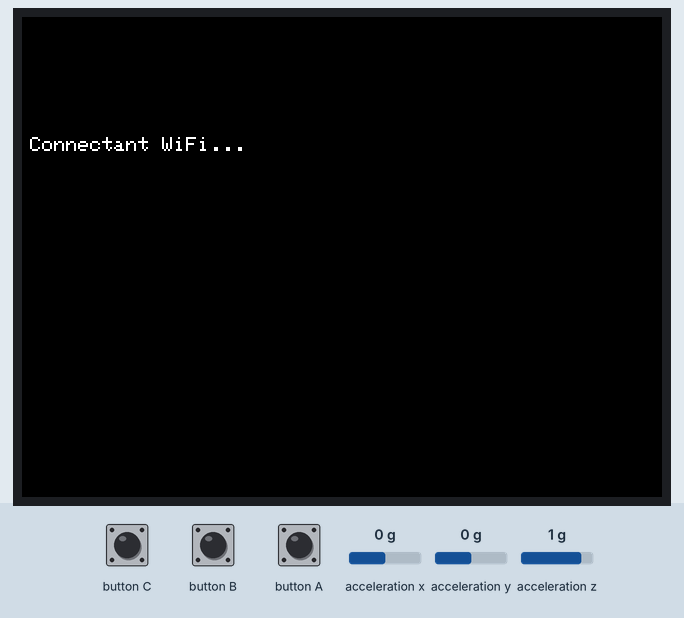
Simulated run of this sketch. Board: ESP32-S3. On the bench: 320×240 colour display. The inputs (shaded band) are chosen by the test bench; at power-on: acceleration y 0 g, acceleration x 0 g, acceleration z 1 g. WiFi joins after 1.5 s; servers stay silent unless stated; random numbers use the default seed unless the sketch sets one; not simulated (calls return 0 or success): secrets.h; what the sketch prints to the serial monitor is not drawn.

Above: at 0.3 s.
At 3.1 s:
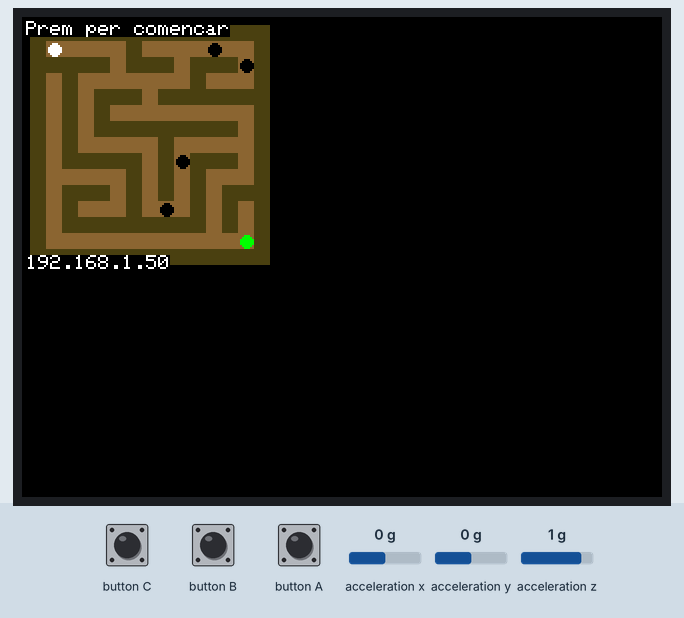
3.2 s: button A pressed for 1 s
At 3.8 s:
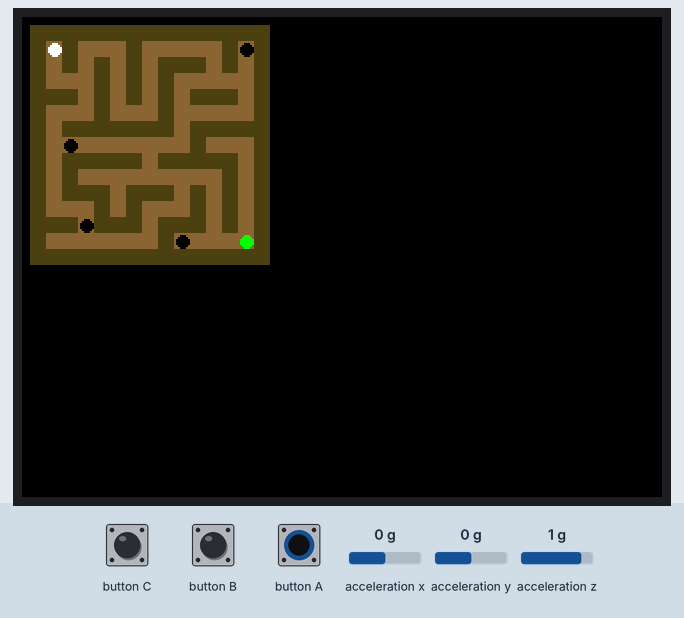
5.7 s: acceleration y set to 0.8 g
8.5 s: acceleration x set to -1.4 g
11.5 s: acceleration x set to -0.8 g
Timing chart, 0 to 14.5 s (numbered marks = the images above; inputs shaded):
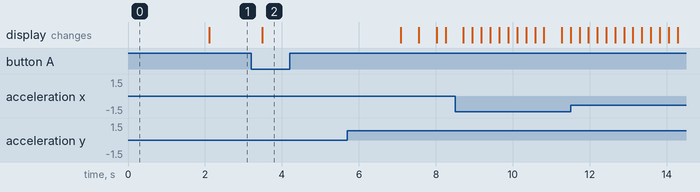

The sketch:

laberint.ino
```cpp
#include <M5Unified.h>
#include <WiFi.h>
#include <WiFiClientSecure.h>
#include <HTTPClient.h>
#include <WebServer.h>
#include <ESPmDNS.h>
#include <WebSocketsServer.h>

#include "secrets.h"

const int N = 15;
const int CEL = 8;
const int OFF = (128 - N * CEL) / 2;
const int FORATS = 4;
const int PARETS_EXTRA = 10;
char MAPA[N][N + 1];

const float RB = 2.8;
const float GRAVETAT = 260.0;
const float FREGAMENT = 0.985;
const float REBOT = 0.3;
const float VMAX = 120.0;
const float SUAVITZAT = 0.6;
const unsigned long PERIODE_MS = 20;
const unsigned long TEMPS_MAX_MS = 180000;

M5Canvas canvas(&M5.Display);
M5Canvas fons(&M5.Display);
WebServer server(80);
WebSocketsServer ws(81);

enum Estat { ESPERANT, JUGANT, ENVIANT, FINAL };
Estat estat = ESPERANT;

float fx = 0, fy = 0;
float ax0 = 0, ay0 = 0;
float bx, by, vx = 0, vy = 0;
float sx, sy;
int   caigudes = 0;
bool  guanyat = false;
bool  enviatOk = false;
unsigned long inici = 0, tempsFinal = 0, ultimaLectura = 0;
bool  volComencar = false;

void generaLaberint();
void dibuixaFons();

const char PAGINA[] PROGMEM = R"rawliteral(
<!doctype html><html lang="ca"><head><meta charset="utf-8">
<meta name="viewport" content="width=device-width,initial-scale=1">
<title>Laberint</title>
<style>
body{margin:0;background:#1a1410;color:#f3e6d0;font-family:system-ui,sans-serif;text-align:center}
h1{font-size:1.6rem;margin:14px 0 4px;letter-spacing:.05em}
#marcador{display:flex;justify-content:center;gap:48px;font-size:1.1rem;color:#c9b89c}
.num{font-size:2.8rem;font-weight:700;color:#fff}
#marc{display:inline-block;padding:14px;border-radius:18px;background:linear-gradient(145deg,#a06a35,#6e4320);box-shadow:0 12px 40px #000a;margin-top:8px}
canvas{display:block;width:min(88vw,56vh);height:min(88vw,56vh);border-radius:8px}
#msg{font-size:1.6rem;min-height:2em;margin:10px 4px 0}
button{font-size:1.6rem;padding:16px 48px;border:0;border-radius:14px;background:#2e7dff;color:#fff;margin:6px;cursor:pointer}
</style></head><body>
<h1>LABERINT</h1>
<div id="marcador">
  <div><div class="num" id="temps">0.0</div>segons</div>
  <div><div class="num" id="caig">0</div>caigudes</div>
</div>
<div id="marc"><canvas id="c" width="640" height="640"></canvas></div>
<div id="msg"></div>
<button id="b" onclick="comencar()">Comencar</button>
<script>
const c=document.getElementById('c'),g=c.getContext('2d'),$=id=>document.getElementById(id);
let mapa=null,S=5,cel=8,d=null,pos=null,caigAnt=0,flash=0;
let ws;
function connecta(){
  ws=new WebSocket('ws://'+location.hostname+':81/');
  ws.onmessage=e=>{
    ultim=Date.now();
    const m=JSON.parse(e.data);
    if(m.files){ mapa=m.files; cel=m.cel; S=640/(m.files.length*cel); pos=null; return; }
    d=m;
    if(!pos||d.estat==='esperant'||d.caigudes!==caigAnt) pos={x:d.x,y:d.y};
    if(d.caigudes>caigAnt) flash=30;
    caigAnt=d.caigudes;
  };
  ws.onclose=()=>{ $('msg').textContent="Sense connexio amb l'Atom"; setTimeout(connecta,1000); };
}
function comencar(){ if(ws&&ws.readyState===1) ws.send('start'); else fetch('/start',{method:'POST'}); }
function tauler(){
  const k=cel*S;
  g.fillStyle='#e8c690'; g.fillRect(0,0,640,640);
  for(let i=0;i<14;i++){ g.strokeStyle='rgba(150,100,50,.12)'; g.lineWidth=3;
    g.beginPath(); g.moveTo(0,i*48+10); g.bezierCurveTo(200,i*48-10,440,i*48+30,640,i*48+5); g.stroke(); }
  for(let r=0;r<mapa.length;r++) for(let q=0;q<mapa[r].length;q++){
    const ch=mapa[r][q], x=q*k, y=r*k;
    if(ch==='#'){ g.fillStyle='rgba(0,0,0,.25)'; g.fillRect(x+4,y+4,k,k);
                  g.fillStyle='#8a5a2e'; g.fillRect(x,y,k,k); }
    if(ch==='O'){ const gr=g.createRadialGradient(x+k/2,y+k/2,2,x+k/2,y+k/2,k*.42);
                  gr.addColorStop(0,'#000'); gr.addColorStop(1,'#3b2614');
                  g.fillStyle=gr; g.beginPath(); g.arc(x+k/2,y+k/2,k*.42,0,7); g.fill(); }
    if(ch==='G'){ g.fillStyle='#2ecc71'; g.beginPath(); g.arc(x+k/2,y+k/2,k*.42,0,7); g.fill();
                  g.fillStyle='#fff'; g.font='bold '+(k*.3)+'px system-ui'; g.textAlign='center';
                  g.textBaseline='middle'; g.fillText('META',x+k/2,y+k/2); }
  }
}
function bola(x,y){
  const r=2.8*S*1.1;
  g.fillStyle='rgba(0,0,0,.3)'; g.beginPath(); g.arc(x+4,y+5,r,0,7); g.fill();
  const gr=g.createRadialGradient(x-r*.4,y-r*.4,1,x,y,r);
  gr.addColorStop(0,'#fff'); gr.addColorStop(.4,'#c8ccd2'); gr.addColorStop(1,'#5b6068');
  g.fillStyle=gr; g.beginPath(); g.arc(x,y,r,0,7); g.fill();
}
function frame(){
  requestAnimationFrame(frame);
  if(mapa&&d){
    if(!pos) pos={x:d.x,y:d.y};
    pos.x+=(d.x-pos.x)*.6; pos.y+=(d.y-pos.y)*.6;
    tauler(); bola(pos.x*S,pos.y*S);
    if(flash>0){ g.fillStyle='rgba(231,76,60,'+(flash/60)+')'; g.fillRect(0,0,640,640); flash--; }
    $('temps').textContent=d.temps.toFixed(1);
    $('caig').textContent=d.caigudes;
    const parat=d.estat==='esperant'||d.estat==='final';
    $('b').style.display=parat?'inline-block':'none';
    $('b').textContent=d.estat==='final'?'Tornar a jugar':'Comencar';
    $('msg').textContent=
      d.estat==='esperant'?"Deixa l'Atom pla i prem Comencar":
      d.estat==='jugant'?(flash>0?'Oh! Al forat. Torna a provar':'Inclina per portar la bola a la META'):
      d.estat==='enviant'?'Guardant la partida...':
      (d.guanyat?'Ho has aconseguit en '+d.temps.toFixed(1)+' s!':'Temps esgotat')+(d.enviat?' (guardat)':'');
  }
}
let ultim=Date.now();
setInterval(()=>{ if(Date.now()-ultim>3000&&ws){ ws.close(); ultim=Date.now(); } },1000);
connecta(); frame();
</script></body></html>
)rawliteral";

char casella(float x, float y) {
  int q = (int)floorf(x / CEL), r = (int)floorf(y / CEL);
  if (q < 0 || r < 0 || q >= N || r >= N) return '#';
  return MAPA[r][q];
}
bool xoca(float x, float y) {
  return casella(x - RB, y - RB) == '#' || casella(x + RB, y - RB) == '#' ||
         casella(x - RB, y + RB) == '#' || casella(x + RB, y + RB) == '#';
}
void tornaSortida() { bx = sx; by = sy; vx = 0; vy = 0; }

const char* nomEstat() {
  switch (estat) {
    case JUGANT:  return "jugant";
    case ENVIANT: return "enviant";
    case FINAL:   return "final";
    default:      return "esperant";
  }
}
float tempsJoc() {
  if (estat == JUGANT) return (millis() - inici) / 1000.0;
  if (estat == ESPERANT) return 0;
  return tempsFinal / 1000.0;
}

void connectaWifi() {
  WiFi.mode(WIFI_STA);
  WiFi.begin(WIFI_SSID, WIFI_PASS);
  unsigned long t0 = millis();
  while (WiFi.status() != WL_CONNECTED && millis() - t0 < 10000) delay(200);
  WiFi.setSleep(false);
  if (WiFi.status() == WL_CONNECTED) Serial.println("WiFi OK: http://" + WiFi.localIP().toString());
  else Serial.println("WiFi NO connectat (revisa nom i contrasenya)");
}

bool enviaPartida() {
  if (WiFi.status() != WL_CONNECTED) connectaWifi();
  if (WiFi.status() != WL_CONNECTED) return false;
  WiFiClientSecure client;
  client.setInsecure();
  client.setTimeout(5);
  HTTPClient http;
  http.setTimeout(5000);
  if (!http.begin(client, String(FIREBASE_URL) + "/sessions.json")) return false;
  http.addHeader("Content-Type", "application/json");
  String json = "{";
  json += "\"exercici\":\"laberint\",";
  json += "\"completat\":" + String(guanyat ? "true" : "false") + ",";
  json += "\"temps_s\":" + String(tempsFinal / 1000.0, 1) + ",";
  json += "\"caigudes\":" + String(caigudes) + ",";
  json += "\"dispositiu\":\"atoms3r-1\",";
  json += "\"timestamp\":{\".sv\":\"timestamp\"}";
  json += "}";
  int codi = http.POST(json);
  Serial.printf("Firebase -> codi %d: %s\n", codi, http.getString().c_str());
  http.end();
  return codi == 200;
}

void novaPartida() {
  generaLaberint();
  ax0 = fx; ay0 = fy;
  tornaSortida();
  caigudes = 0; guanyat = false; enviatOk = false;
  inici = millis();
  estat = JUGANT;
}

void paginaInici() { server.send_P(200, "text/html", PAGINA); }

String jsonMapa() {
  String json = "{\"cel\":" + String(CEL) + ",\"files\":[";
  for (int r = 0; r < N; r++) { json += "\""; json += MAPA[r]; json += (r < N - 1) ? "\"," : "\""; }
  json += "]}";
  return json;
}

bool hiHaCami() {
  static uint8_t cua[N * N][2];
  static bool vist[N][N];
  memset(vist, 0, sizeof(vist));
  int ini = 0, fi = 0;
  cua[fi][0] = 1; cua[fi][1] = 1; fi++; vist[1][1] = true;
  const int DR[4] = {-1, 1, 0, 0}, DC[4] = {0, 0, -1, 1};
  while (ini < fi) {
    int r = cua[ini][0], c = cua[ini][1]; ini++;
    if (MAPA[r][c] == 'G') return true;
    for (int k = 0; k < 4; k++) {
      int nr = r + DR[k], nc = c + DC[k];
      char ch = MAPA[nr][nc];
      if (!vist[nr][nc] && (ch == '.' || ch == 'G')) {
        vist[nr][nc] = true; cua[fi][0] = nr; cua[fi][1] = nc; fi++;
      }
    }
  }
  return false;
}

void generaLaberint() {
  for (int r = 0; r < N; r++) { memset(MAPA[r], '#', N); MAPA[r][N] = '\0'; }

  static uint8_t pila[N * N][2];
  int top = 0;
  MAPA[1][1] = '.'; pila[0][0] = 1; pila[0][1] = 1; top = 1;
  const int DR[4] = {-2, 2, 0, 0}, DC[4] = {0, 0, -2, 2};
  while (top > 0) {
    int r = pila[top - 1][0], c = pila[top - 1][1];
    int opcions[4], n = 0;
    for (int k = 0; k < 4; k++) {
      int nr = r + DR[k], nc = c + DC[k];
      if (nr > 0 && nr < N - 1 && nc > 0 && nc < N - 1 && MAPA[nr][nc] == '#') opcions[n++] = k;
    }
    if (n == 0) { top--; continue; }
    int k = opcions[random(n)];
    MAPA[r + DR[k] / 2][c + DC[k] / 2] = '.';
    MAPA[r + DR[k]][c + DC[k]] = '.';
    pila[top][0] = r + DR[k]; pila[top][1] = c + DC[k]; top++;
  }

  for (int i = 0; i < PARETS_EXTRA; i++) {
    int r = random(1, N - 1), c = random(1, N - 1);
    if ((r % 2) != (c % 2)) MAPA[r][c] = '.';
  }

  MAPA[1][1] = 'S';
  MAPA[N - 2][N - 2] = 'G';

  for (int intent = 0; intent < 50; intent++) {
    int fr[FORATS], fc[FORATS], posats = 0;
    int proves = 0;
    while (posats < FORATS && proves++ < 500) {
      int r = random(1, N - 1), c = random(1, N - 1);
      bool lluny = (r + c > 5) && (abs(r - (N - 2)) + abs(c - (N - 2)) > 2);
      if (MAPA[r][c] == '.' && lluny) { MAPA[r][c] = 'O'; fr[posats] = r; fc[posats] = c; posats++; }
    }
    if (hiHaCami()) break;
    for (int i = 0; i < posats; i++) MAPA[fr[i]][fc[i]] = '.';
  }

  sx = 1 * CEL + CEL / 2.0;  sy = 1 * CEL + CEL / 2.0;
  tornaSortida();
  dibuixaFons();
  String m = jsonMapa();
  ws.broadcastTXT(m);
}

void enviaDades() {
  char json[200];
  snprintf(json, sizeof(json),
    "{\"estat\":\"%s\",\"x\":%.2f,\"y\":%.2f,\"temps\":%.1f,\"caigudes\":%d,\"guanyat\":%s,\"enviat\":%s}",
    nomEstat(), bx, by, tempsJoc(), caigudes, guanyat ? "true" : "false", enviatOk ? "true" : "false");
  ws.broadcastTXT(json);
}

void onWs(uint8_t num, WStype_t type, uint8_t* payload, size_t len) {
  if (type == WStype_CONNECTED) { String m = jsonMapa(); ws.sendTXT(num, m); }
  if (type == WStype_TEXT && len == 5 && memcmp(payload, "start", 5) == 0)
    volComencar = true;
}

void comencaDesDeWeb() {
  volComencar = true;
  server.send(200, "text/plain", "ok");
}

void dibuixaFons() {
  fons.fillSprite(0x8B26);
  for (int r = 0; r < N; r++) for (int q = 0; q < N; q++) {
    char ch = MAPA[r][q];
    int x = q * CEL, y = r * CEL;
    if (ch == '#') fons.fillRect(x, y, CEL, CEL, 0x4A02);
    if (ch == 'O') fons.fillCircle(x + CEL / 2, y + CEL / 2, 3, TFT_BLACK);
    if (ch == 'G') fons.fillCircle(x + CEL / 2, y + CEL / 2, 3, TFT_GREEN);
  }
}

void dibuixaAtom() {
  canvas.fillSprite(TFT_BLACK);
  fons.pushSprite(&canvas, OFF, OFF);
  canvas.fillCircle(OFF + (int)bx, OFF + (int)by, 3, TFT_WHITE);
  canvas.setTextColor(TFT_WHITE, TFT_BLACK);
  if (estat == ESPERANT) {
    canvas.setCursor(2, 2); canvas.print("Prem per comencar");
    canvas.setCursor(2, 119);
    canvas.print(WiFi.status() == WL_CONNECTED ? WiFi.localIP().toString() : String("Sense WiFi"));
  } else if (estat == FINAL) {
    canvas.setCursor(2, 2);   canvas.print(guanyat ? "META!" : "Temps esgotat");
    canvas.setCursor(2, 119); canvas.printf("%.1fs  %d caig.", tempsFinal / 1000.0, caigudes);
  } else if (estat == ENVIANT) {
    canvas.setCursor(2, 2); canvas.print("Enviant...");
  }
  canvas.pushSprite(0, 0);
}

void setup() {
  auto cfg = M5.config();
  M5.begin(cfg);
  Serial.begin(115200);
  canvas.createSprite(M5.Display.width(), M5.Display.height());
  canvas.setTextSize(1);

  randomSeed(esp_random());
  fons.createSprite(N * CEL, N * CEL);

  canvas.fillSprite(TFT_BLACK);
  canvas.setCursor(4, 60); canvas.print("Connectant WiFi...");
  canvas.pushSprite(0, 0);
  connectaWifi();

  MDNS.begin("entrenador");
  server.on("/", paginaInici);
  server.on("/start", HTTP_POST, comencaDesDeWeb);
  server.begin();
  ws.begin();
  ws.onEvent(onWs);
  generaLaberint();
}

void loop() {
  M5.update();
  server.handleClient();
  ws.loop();

  if (millis() - ultimaLectura < PERIODE_MS) return;
  ultimaLectura = millis();
  const float dt = PERIODE_MS / 1000.0;

  float ax, ay, az;
  M5.Imu.getAccel(&ax, &ay, &az);
  fx = SUAVITZAT * fx + (1 - SUAVITZAT) * ax;
  fy = SUAVITZAT * fy + (1 - SUAVITZAT) * ay;

  if (M5.BtnA.wasPressed()) volComencar = true;
  if (volComencar) {
    volComencar = false;
    if (estat == ESPERANT || estat == FINAL) novaPartida();
  }

  if (estat == JUGANT) {
    vx += -(fx - ax0) * GRAVETAT * dt;
    vy +=  (fy - ay0) * GRAVETAT * dt;
    vx *= FREGAMENT; vy *= FREGAMENT;
    vx = constrain(vx, -VMAX, VMAX);
    vy = constrain(vy, -VMAX, VMAX);

    float nx = bx + vx * dt;
    if (xoca(nx, by)) vx = -vx * REBOT; else bx = nx;
    float ny = by + vy * dt;
    if (xoca(bx, ny)) vy = -vy * REBOT; else by = ny;

    char ch = casella(bx, by);
    float cxCas = floorf(bx / CEL) * CEL + CEL / 2.0, cyCas = floorf(by / CEL) * CEL + CEL / 2.0;
    float dCentre = sqrtf((bx - cxCas) * (bx - cxCas) + (by - cyCas) * (by - cyCas));
    if (ch == 'O' && dCentre < CEL * 0.4) { caigudes++; tornaSortida(); }
    if (ch == 'G') { guanyat = true; }

    if (guanyat || millis() - inici >= TEMPS_MAX_MS) {
      tempsFinal = millis() - inici;
      estat = ENVIANT;
    }
  }

  dibuixaAtom();
  enviaDades();

  if (estat == ENVIANT) {
    enviatOk = enviaPartida();
    estat = FINAL;
  }
}
```

Measured:
- after the input at 3.2 s, the display: changes after 0.29 s (image 2)
